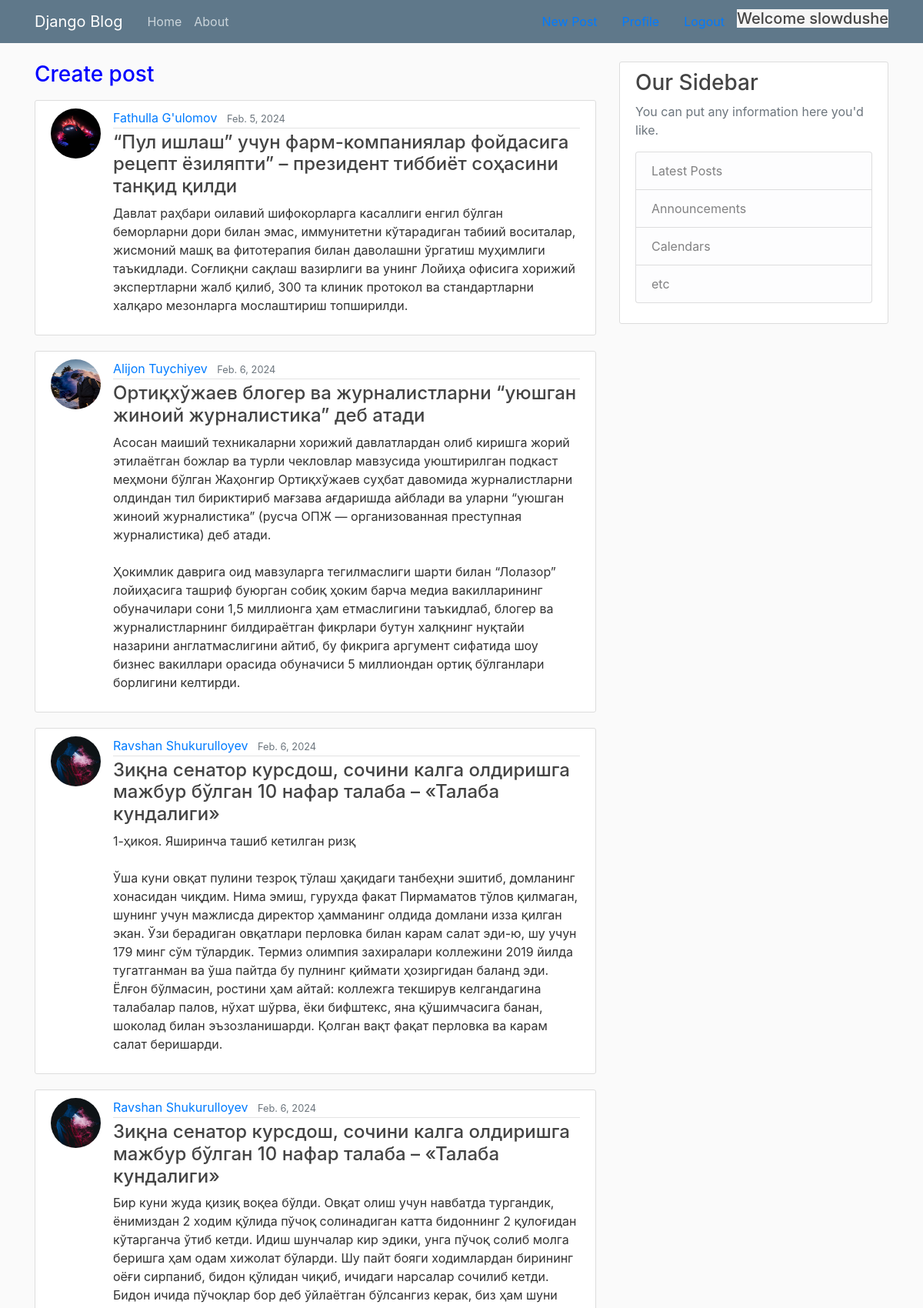
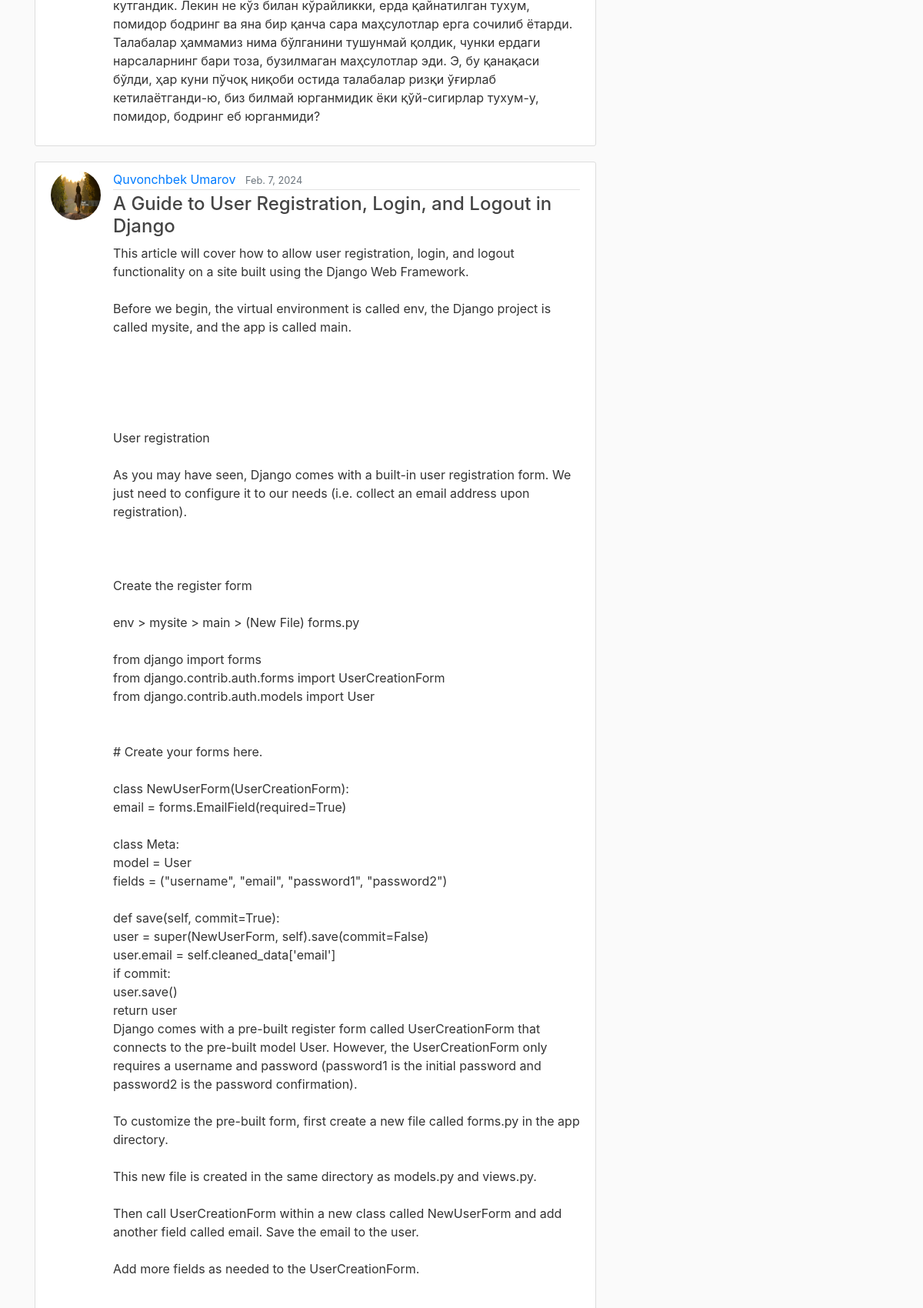
The app's page /User-Posts/ (signed in, upper part) with its own data (2 pictures, top to bottom).
### blog/models.py (models this page shows, shortened)
class AbstractBaseModel(models.Model):
    created_at = models.DateTimeField(auto_now_add=True)
    updated_at = models.DateTimeField(auto_now=True)
    class Meta:
        abstract = True

class User(AbstractUser, AbstractBaseModel):
    avatar = models.ImageField(upload_to='avatars/', null=True, default='avatars/default/logo.png')

class Post(AbstractBaseModel):
    title = models.CharField(max_length=120)
    content = models.TextField()
    publisher_at = models.DateField()
    is_active = models.BooleanField(default=False)
    author = models.ForeignKey("User", models.CASCADE, "posts")

### blog/views.py (the view)
# urls.py: path('User-Posts/', UserPostPageView.as_view(),                         name='user_posts'),
class UserPostPageView(ListView):
    model = Post
    template_name = "blog/user_posts.html"
    context_object_name = 'posts'

### blog/templates/blog/user_posts.html (shortened to what this page needs)
{% extends 'blog/base.html' %}
{% load static %}
{% block content %}
    <main role="main" class="container">
      <div class="row">
        <div class="col-md-8">
            {% if post %}
            <h1 class="mb-3">Posts {{ request.user.first_name }} {{ request.user.last_name }}</h1>
            {% else %}
            <a href="{% url 'post_form' %}"><h3 style="color: blue;"><p>Create post</p></h3></a>
            {% endif %}
            {% for post in posts %}
             <article class="media content-section">
              <a href="{{ post.author.avatar.url }}">
                <img class="rounded-circle article-img" src="{{ post.author.avatar.url }}" alt="error in img">
              </a>
              <div class="media-body">
                <div class="article-metadata">
                  <a class="mr-2" href="{% url 'user_posts' %}">{{ post.author.first_name }} {{ post.author.last_name }}</a>
                  <small class="text-muted">{{ post.publisher_at }}</small>
                </div>
                <h4><a class="article-title" href="{% url 'post_detail' post.id %}">{{ post.title }}</a></h4>
                <p class="article-content">{{ post.content }}</p>
              </div>
            </article>
           {% endfor %}
          </div>
         {% include 'blog/base_last_post.html' %}
      </div>
      </main>
{% endblock %}

### blog/templates/blog/base.html (shortened to what this page needs)
{% load static %}
<!DOCTYPE html>
<html>
<head>
    <link rel="stylesheet" href="https://maxcdn.bootstrapcdn.com/bootstrap/4.0.0/css/bootstrap.min.css">
    <link rel="stylesheet" type="text/css" href="{% static 'blog/main.css' %}">
</head>
<body>
    <header class="site-header">
      <nav class="navbar navbar-expand-md navbar-dark bg-steel fixed-top">
        <div class="container">
          <a class="navbar-brand mr-4" href="{% url 'home' %}">Django Blog</a>
          <div class="collapse navbar-collapse" id="navbarToggle">
            <div class="navbar-nav mr-auto">
              <a class="nav-item nav-link" href="{% url 'home' %}">Home</a>
              <a class="nav-item nav-link" href="{% url 'about' %}">About</a>
            </div>
              {% if request.user.is_authenticated %}
                <a class="nav-item nav-link" href="{% url 'post_form' %}">New Post</a>
                <a class="nav-item nav-link" href="{% url 'profile' %}">Profile</a>
                <a class="nav-item nav-link" href="{% url 'logout' %}">Logout</a>
                <h5 style="background-color: whitesmoke">Welcome {{ request.user }}</h5>
              {% else %}
                <a class="nav-item nav-link" href="{% url 'login' %}">Login</a>
                <a class="nav-item nav-link" href="{% url 'register' %}">Register</a>
              {% endif %}
          </div>
        </div>
      </nav>
    </header>
    {% block content %}
    {% endblock %}
</body>
</html>

### blog/static/blog/main.css (style rules this page uses)
body { background: #fafafa; color: #333333; margin-top: 5rem; }
h1, h2, h3, h4, h5, h6 { color: #444444; }
.bg-steel { background-color: #5f788a; }
.site-header .navbar-nav .nav-link { color: #cbd5db; }
.content-section { background: #ffffff; padding: 10px 20px; border: 1px solid #dddddd; border-radius: 3px; margin-bottom: 20px; }
.article-title { color: #444444; }
.article-content { white-space: pre-line; }
.article-img { height: 65px; width: 65px; margin-right: 16px; }
.article-metadata { padding-bottom: 1px; margin-bottom: 4px; border-bottom: 1px solid #e3e3e3 }

### records on screen
User: user "slowdushe"
Post: author.avatar (picture), author.first_name "Fathulla", author.last_name "G'ulomov", publisher_at "Feb. 5, 2024", title "“Пул ишлаш” учун фарм-компаниялар фойдасига рецепт ёзиляпти” – президент тиббиёт соҳасини танқид қилди", content "Давлат раҳбари оилавий шифокорларга касаллиги енгил бўлган беморларни дори билан эмас, иммунитетни кўтарадиган табиий воситалар, жисмоний машқ ва фитотерапия билан даволашни ўргатиш муҳимлиги таъкидлади. Соғлиқни сақлаш вазирлиги ва унинг Лойиҳа офисига хорижий экспертларни жалб қилиб, 300 та клиник протокол ва стандартларни халқаро мезонларга мослаштириш топширилди."
Post: author.avatar (picture), author.first_name "Alijon", author.last_name "Tuychiyev", publisher_at "Feb. 6, 2024", title "Ортиқхўжаев блогер ва журналистларни “уюшган жиноий журналистика” деб атади", content "Асосан маиший техникаларни хорижий давлатлардан олиб киришга жорий этилаётган божлар ва турли чекловлар мавзусида уюштирилган подкаст меҳмони бўлган Жаҳонгир Ортиқхўжаев суҳбат давомида журналистларни олдиндан тил бириктириб мағзава ағдаришда айблади ва уларни “уюшган жиноий журналистика” (русча ОПЖ — организованная преступная журналистика) деб атади. Ҳокимлик даврига оид мавзуларга тегилмаслиги шарти билан “Лолазор” лойиҳасига ташриф буюрган собиқ ҳоким барча медиа вакилларининг обуначилари сони 1,5 миллионга ҳам етмаслигини таъкидлаб, блогер ва журналистларнинг билдираётган фикрлари бутун халқнинг нуқтайи назарини англатмаслигини айтиб, бу фикрига аргумент сифатида шоу бизнес вакиллари…"
Post: author.avatar (picture), author.first_name "Ravshan", author.last_name "Shukurulloyev", publisher_at "Feb. 6, 2024", title "Зиқна сенатор курсдош, сочини калга олдиришга мажбур бўлган 10 нафар талаба – «Талаба кундалиги»", content "1-ҳикоя. Яширинча ташиб кетилган ризқ Ўша куни овқат пулини тезроқ тўлаш ҳақидаги танбеҳни эшитиб, домланинг хонасидан чиқдим. Нима эмиш, гурухда факат Пирмаматов тўлов қилмаган, шунинг учун мажлисда директор ҳамманинг олдида домлани изза қилган экан. Ўзи берадиган овқатлари перловка билан карам салат эди-ю, шу учун 179 минг сўм тўлардик. Термиз олимпия захиралари коллежини 2019 йилда тугатганман ва ўша пайтда бу пулнинг қиймати ҳозиргидан баланд эди. Ёлғон бўлмасин, ростини ҳам айтай: коллежга текширув келгандагина талабалар палов, нўхат шўрва, ёки бифштекс, яна қўшимчасига банан, шоколад билан эъзозланишарди. Қолган вақт фақат перловка ва карам салат беришарди."
Post: author.avatar (picture), author.first_name "Ravshan", author.last_name "Shukurulloyev", publisher_at "Feb. 6, 2024", title "Зиқна сенатор курсдош, сочини калга олдиришга мажбур бўлган 10 нафар талаба – «Талаба кундалиги»", content "Бир куни жуда қизиқ воқеа бўлди. Овқат олиш учун навбатда тургандик, ёнимиздан 2 ходим қўлида пўчоқ солинадиган катта бидоннинг 2 қулоғидан кўтарганча ўтиб кетди. Идиш шунчалар кир эдики, унга пўчоқ солиб молга беришга ҳам одам хижолат бўларди. Шу пайт бояги ходимлардан бирининг оёғи сирпаниб, бидон қўлидан чиқиб, ичидаги нарсалар сочилиб кетди. Бидон ичида пўчоқлар бор деб ўйлаётган бўлсангиз керак, биз ҳам шуни кутгандик. Лекин не кўз билан кўрайликки, ерда қайнатилган тухум, помидор бодринг ва яна бир қанча сара маҳсулотлар ерга сочилиб ётарди. Талабалар ҳаммамиз нима бўлганини тушунмай қолдик, чунки ердаги нарсаларнинг бари тоза, бузилмаган маҳсулотлар эди. Э, бу қанақаси бўлди, ҳар…"
Post: author.avatar (picture), author.first_name "Quvonchbek", author.last_name "Umarov", publisher_at "Feb. 7, 2024", title "A Guide to User Registration, Login, and Logout in Django"
